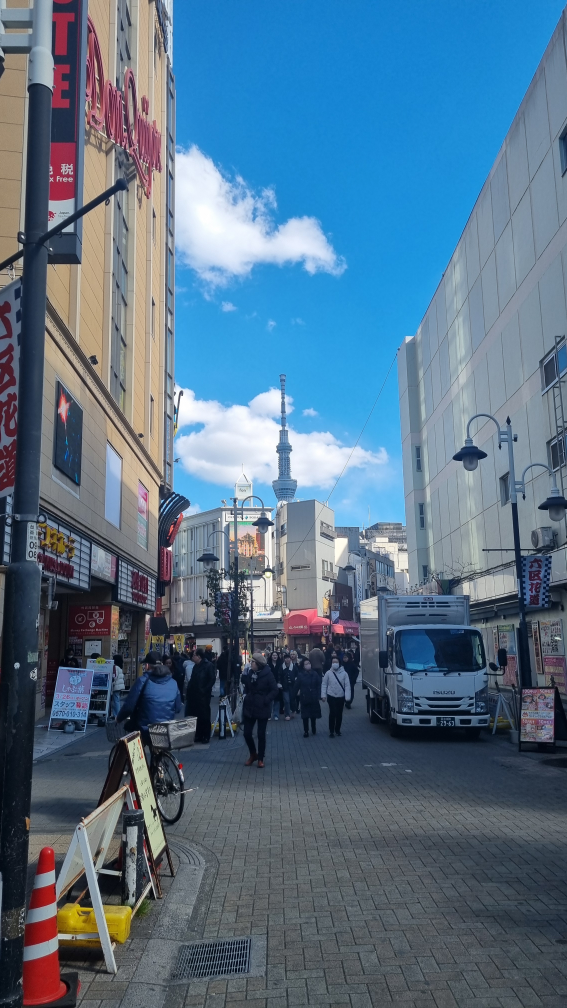
#> input picture 06.28/test_images/차1.jpg, 2268 x 4032 px, given in place of output.mp4, which was not available (shown at 1/4 size)
$ python tracker.py
#> lines starting #> are read from the running program, lines starting #| are printed output that depends on the picture; after the words box and inside, x2 and y2 are one past the last pixel; in counts of white or black regions, pixels touching at a corner belong together; pictures that were not available may be replaced by others from this repository, and a replacement may not be noted
# -*- coding: utf-8 -*-
"""Untitled4.ipynb

Automatically generated by Colab.

Original file is located at
    https://colab.research.google.com/drive/1xJC4o38lX2wINiktlTAQrak8h27PrMNR
"""

# -*- coding: utf-8 -*-
import os
import sys
import math
import subprocess
from collections import OrderedDict

# ───── 라이브러리 자동 설치 ─────
def install(package):
    subprocess.check_call([sys.executable, "-m", "pip", "install", package])

try:
    import cv2
except ImportError:
    install("opencv-python")
    import cv2

try:
    import numpy as np
except ImportError:
    install("numpy")
    import numpy as np

# ───── gdown을 이용한 Google Drive 다운로드 ─────
def download_with_gdown(file_id, output_name):
#> called with file_id = '11tWiihrFVCWOKkqg4_FqnicZZA_GRHkc', output_name = 'output.mp4'
    try:
        import gdown
    except ImportError:
        install("gdown")
        import gdown
    url = f"https://drive.google.com/uc?id={file_id}"
    print(f"[INFO] gdown으로 Google Drive에서 '{output_name}' 다운로드 중...")
    gdown.download(url, output_name, quiet=False)
#> (this line was passed over: gdown is not available in this run)
    print(f"[INFO] 다운로드 완료: {output_name}")

# ───── 기본 설정값 ─────
METER_PER_PIXEL = 0.05
FPS = 30
VIDEO_FILE = "output.mp4"
DRIVE_FILE_ID = "11tWiihrFVCWOKkqg4_FqnicZZA_GRHkc"

# ───── 차량 정보 클래스 ─────
class VehicleInfo:
    def __init__(self, object_id):
        self.id = object_id
        self.positions = []
        self.speeds = []
        self.directions = []

    # [13 lines left out: function update, not called in this run]

# ───── 센트로이드 기반 트래커 ─────
class CentroidTracker:
    def __init__(self, max_disappeared=10):
#> in main, frame is the input picture: shape (4032, 2268, 3); mean B, G, R 136, 113.3, 86.3
        self.next_id = 0
        self.objects = OrderedDict()
        self.disappeared = OrderedDict()
        self.vehicle_info = {}
        self.max_disappeared = max_disappeared

    def register(self, centroid):
        self.objects[self.next_id] = centroid
        self.disappeared[self.next_id] = 0
        self.vehicle_info[self.next_id] = VehicleInfo(self.next_id)
        self.next_id += 1

    # [4 lines left out: function deregister, not called in this run]

    def update(self, input_centroids, frame_time):
        if len(self.objects) == 0:
            for centroid in input_centroids:
                self.register(centroid)
        else:
            object_ids = list(self.objects.keys())
            object_centroids = list(self.objects.values())

            D = np.linalg.norm(np.array(object_centroids)[:, np.newaxis] - np.array(input_centroids), axis=2)
            rows = D.min(axis=1).argsort()
            cols = D.argmin(axis=1)[rows]

            used_rows, used_cols = set(), set()
            for (row, col) in zip(rows, cols):
                if row in used_rows or col in used_cols:
                    continue
                object_id = object_ids[row]
                self.objects[object_id] = input_centroids[col]
                self.vehicle_info[object_id].update(input_centroids[col], frame_time)
                self.disappeared[object_id] = 0
                used_rows.add(row)
                used_cols.add(col)

            unused_rows = set(range(0, D.shape[0])) - used_rows
            unused_cols = set(range(0, D.shape[1])) - used_cols

            for row in unused_rows:
                object_id = object_ids[row]
                self.disappeared[object_id] += 1
                if self.disappeared[object_id] > self.max_disappeared:
                    self.deregister(object_id)

            for col in unused_cols:
                self.register(input_centroids[col])

        return self.objects, self.vehicle_info

# ───── 차량 탐지 함수 (ROI 적용) ─────
def detect_vehicles(frame):
    height = frame.shape[0]
    roi_start = int(height * 0.25)
    roi = frame[roi_start:, :]
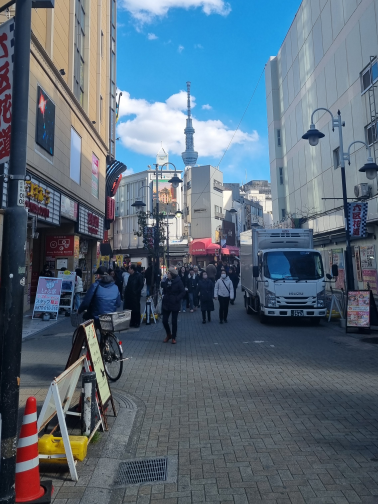
#> roi: shape (3024, 2268, 3) (shown at 1/6 size); mean B, G, R 121.2, 105.8, 88.8

    gray = cv2.cvtColor(roi, cv2.COLOR_BGR2GRAY)
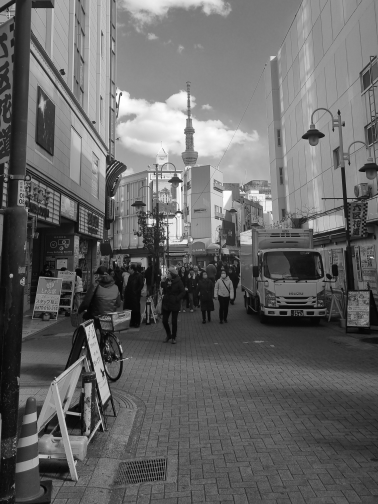
#> gray: shape (3024, 2268) (shown at 1/6 size); min 0, max 255, mean 102.5
    blurred = cv2.GaussianBlur(gray, (5, 5), 0)
    _, thresh = cv2.threshold(blurred, 150, 255, cv2.THRESH_BINARY)
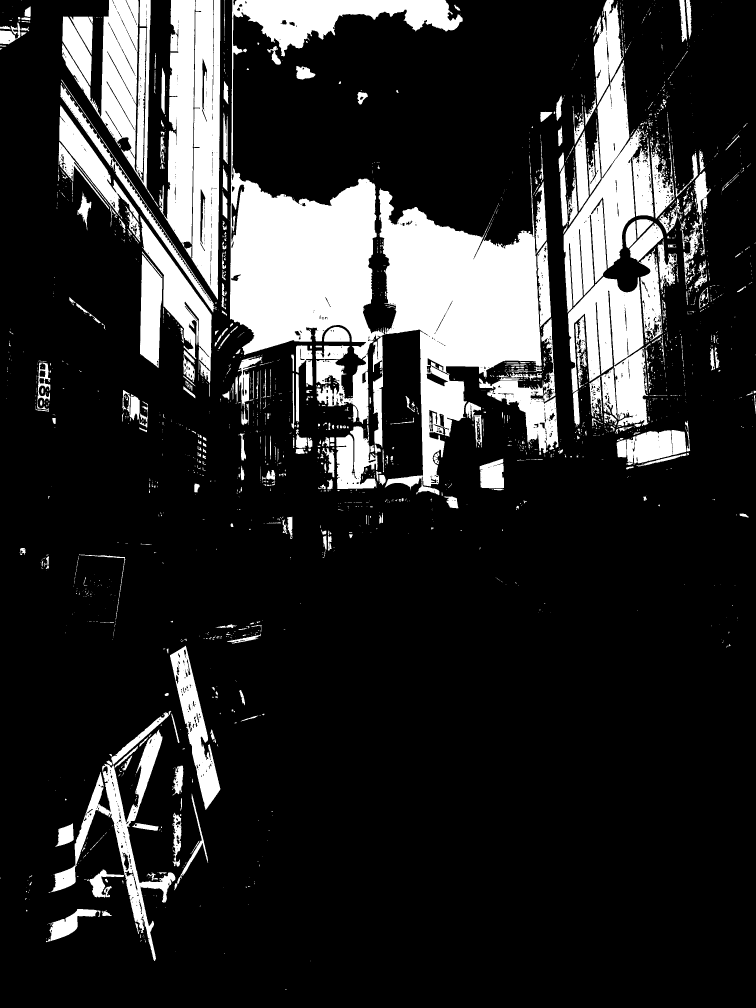
#> thresh: shape (3024, 2268) (shown at 1/3 size); 17.8% white; 2282 white regions (1740 under 20 px)
    contours, _ = cv2.findContours(thresh, cv2.RETR_EXTERNAL, cv2.CHAIN_APPROX_SIMPLE)
#> contours = 2258 contours, 1884 with area under 20; largest, box (x1, y1, x2, y2) and area: (690, 0, 1388, 1272) 254103, (1136, 525, 1625, 1486) 207592, (478, 0, 661, 899) 113381, (1691, 0, 1961, 937) 95989, (186, 0, 416, 472) 45572

    centroids = []
    for cnt in contours:
        area = cv2.contourArea(cnt)
        if 800 < area < 5000:
            M = cv2.moments(cnt)
            if M["m00"] != 0:
                cX = int(M["m10"] / M["m00"])
                cY = int(M["m01"] / M["m00"]) + roi_start  # ROI 보정
                centroids.append((cX, cY))
#> this loop made 2258 passes
#> (area, cX, cY) on passes 69, 101, 102, 106, 112, 133, 437, 627: (2964, 303, 3660), (2255, 196, 3513), (883.5, 438, 3488), (2357, 531, 3517), (1790, 583, 3548), (1644.5, 535, 3346), (867, 1357, 2514), (1107.5, 992, 2392)
#> after the loop, centroids = 44 pairs, first value 28 to 2103, second value 1056 to 3660
    return centroids

# ───── 메인 함수 ─────
def main():
    if not os.path.exists(VIDEO_FILE):
        download_with_gdown(DRIVE_FILE_ID, VIDEO_FILE)

    cap = cv2.VideoCapture(VIDEO_FILE)
    if not cap.isOpened():
        print("[ERROR] 영상 파일을 열 수 없습니다.")
        return

    tracker = CentroidTracker()
    frame_idx = 0

    fourcc = cv2.VideoWriter_fourcc(*"mp4v")
    width = int(cap.get(cv2.CAP_PROP_FRAME_WIDTH))
    height = int(cap.get(cv2.CAP_PROP_FRAME_HEIGHT))
    out = cv2.VideoWriter("result.mp4", fourcc, FPS, (width, height))

    while True:
        ret, frame = cap.read()
        if not ret:
            break

        frame_time = frame_idx / FPS
        centroids = detect_vehicles(frame)
        objects, vehicle_info = tracker.update(centroids, frame_time)
#> the loop in update, `for centroid in input_centroids:` made 44 passes
#> objects = 44 items; vehicle_info = 44 items

        for object_id, centroid in objects.items():
            x, y = centroid
            cv2.circle(frame, (x, y), 5, (0, 255, 0), -1)
            info = vehicle_info[object_id]
            speed = info.speeds[-1] if info.speeds else 0.0
            direction = info.directions[-1] if info.directions else 0.0
            label = f"ID:{object_id}  {speed:.1f}m/s  {direction:.0f}deg"
            cv2.putText(frame, label, (x - 30, y - 15), cv2.FONT_HERSHEY_SIMPLEX, 0.5, (0, 255, 255), 1)
#> this loop made 44 passes
#> (x, y, label) on passes 1 to 8: (303, 3660, 'ID:0  0.0m/s  0deg'), (196, 3513, 'ID:1  0.0m/s  0deg'), (438, 3488, 'ID:2  0.0m/s  0deg'), (531, 3517, 'ID:3  0.0m/s  0deg'), (583, 3548, 'ID:4  0.0m/s  0deg'), (535, 3346, 'ID:5  0.0m/s  0deg'), (1357, 2514, 'ID:6  0.0m/s  0deg'), (992, 2392, 'ID:7  0.0m/s  0deg')

        cv2.imshow("Vehicle Tracking", frame)
        out.write(frame)

        if cv2.waitKey(1) == 27:  # ESC 키 종료
#> (key Esc is pressed here)
            break

        frame_idx += 1

    cap.release()
    out.release()
    cv2.destroyAllWindows()

if __name__ == "__main__":
    main()

$ run again, on 06.28/test_images/차10.jpg
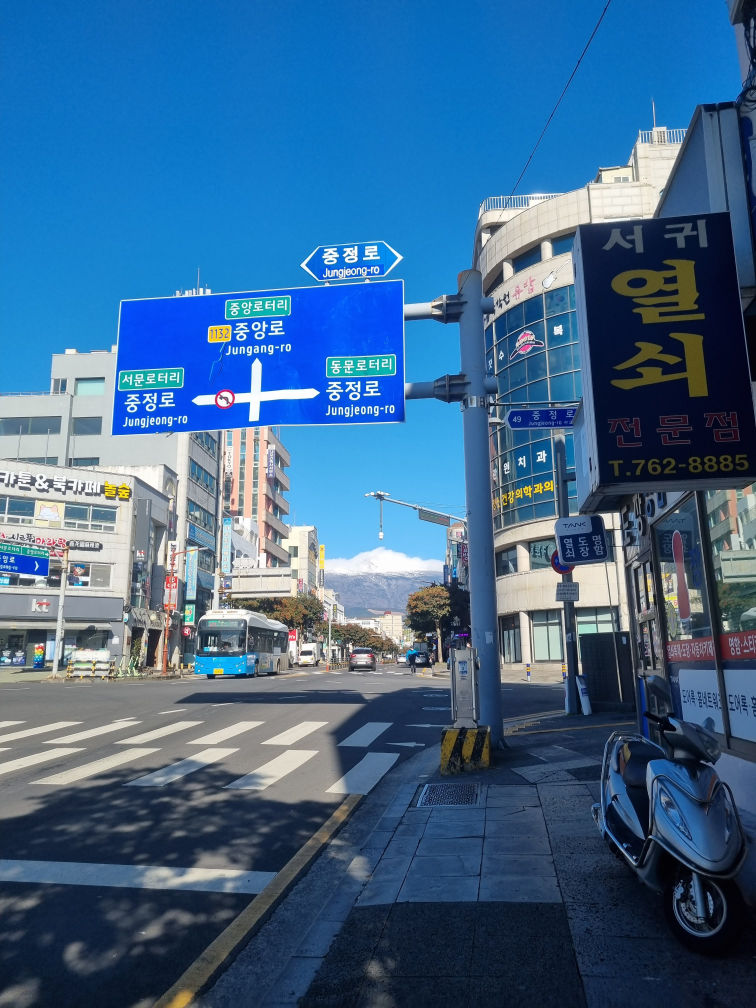
#> input picture 06.28/test_images/차10.jpg, 3024 x 4032 px, given in place of output.mp4, which was not available (shown at 1/4 size)
#> in main, frame is the input picture: shape (4032, 3024, 3); mean B, G, R 140.8, 103, 62.1
#> in detect_vehicles, `gray = cv2.cvtColor(roi, cv2.COLOR_BGR2GRAY)`:
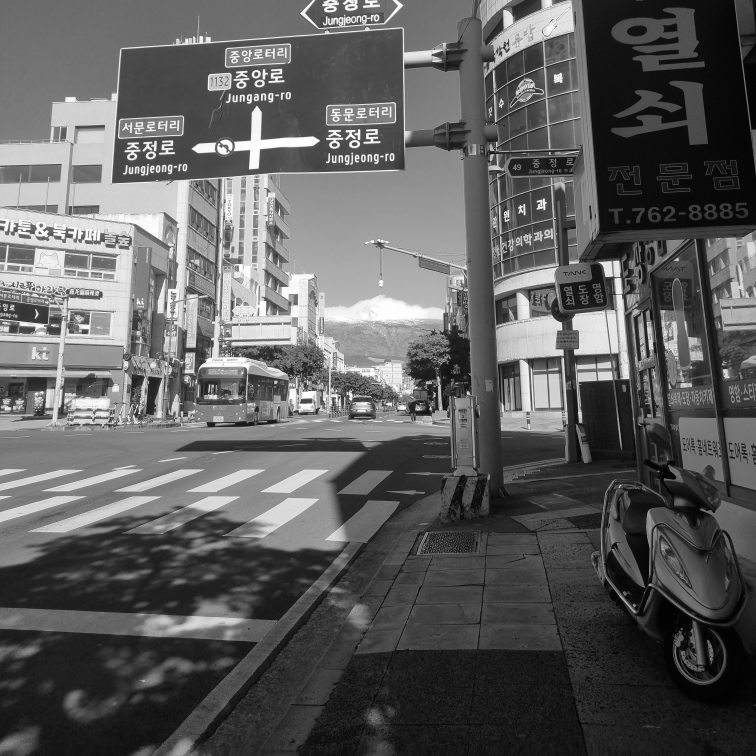
#> gray: shape (3024, 3024) (shown at 1/4 size); min 0, max 255, mean 93.9
#> in detect_vehicles, `_, thresh = cv2.threshold(blurred, 150, 255, cv2.THRESH_BINARY)`:
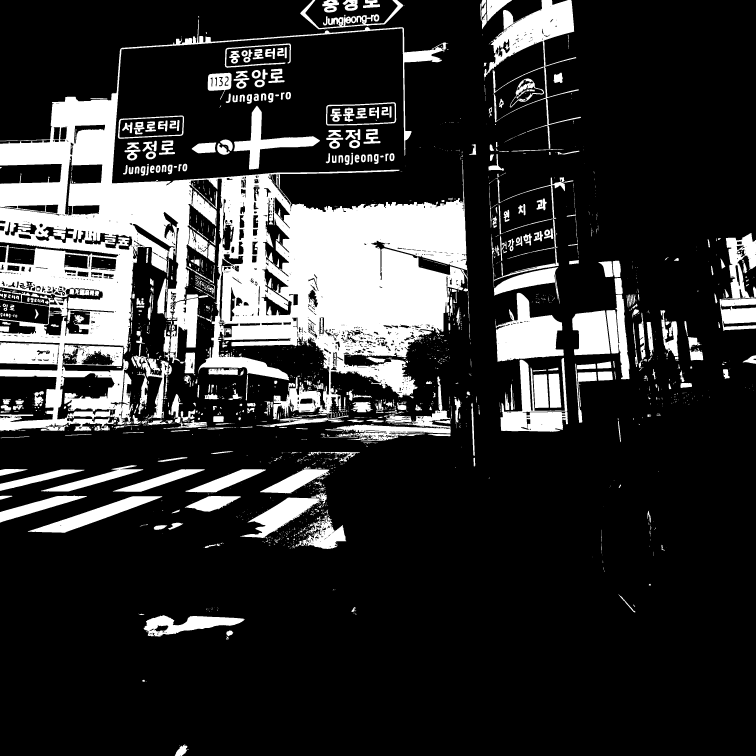
#> thresh: shape (3024, 3024) (shown at 1/4 size); 19.3% white; 2028 white regions (1327 under 20 px)
#> contours = 1880 contours, 1367 with area under 20; largest, box (x1, y1, x2, y2) and area: (0, 77, 1870, 1724) 1245474, (1936, 0, 2324, 595) 48586, (1982, 1171, 2255, 1448) 43128, (2878, 932, 3024, 1324) 30876, (2002, 1432, 2272, 1727) 29128
#> the loop in detect_vehicles, `for cnt in contours:` made 1880 passes
#> (area, cX, cY) on passes 2, 375, 482, 613, 619, 624, 695, 760: (1249.5, 725, 4011), (1504, 38, 2893), (1303.5, 1355, 2824), (877.5, 873, 2683), (3470.5, 1207, 2693), (2159, 1597, 2684), (1048, 751, 2670), (1030, 1891, 2726)
#> after the loop in detect_vehicles, `for cnt in contours:`: centroids = 62 pairs, first value 38 to 3004, second value 1024 to 4011
#> the loop in update, `for centroid in input_centroids:` made 62 passes
#> objects = 62 items
#> the loop in main, `for object_id, centroid in objects.items():` made 62 passes
#> (x, y, label) on passes 1 to 8: (725, 4011, 'ID:0  0.0m/s  0deg'), (38, 2893, 'ID:1  0.0m/s  0deg'), (1355, 2824, 'ID:2  0.0m/s  0deg'), (873, 2683, 'ID:3  0.0m/s  0deg'), (1207, 2693, 'ID:4  0.0m/s  0deg'), (1597, 2684, 'ID:5  0.0m/s  0deg'), (751, 2670, 'ID:6  0.0m/s  0deg'), (1891, 2726, 'ID:7  0.0m/s  0deg')

$ run again, on 06.28/test_images/차2.jpg
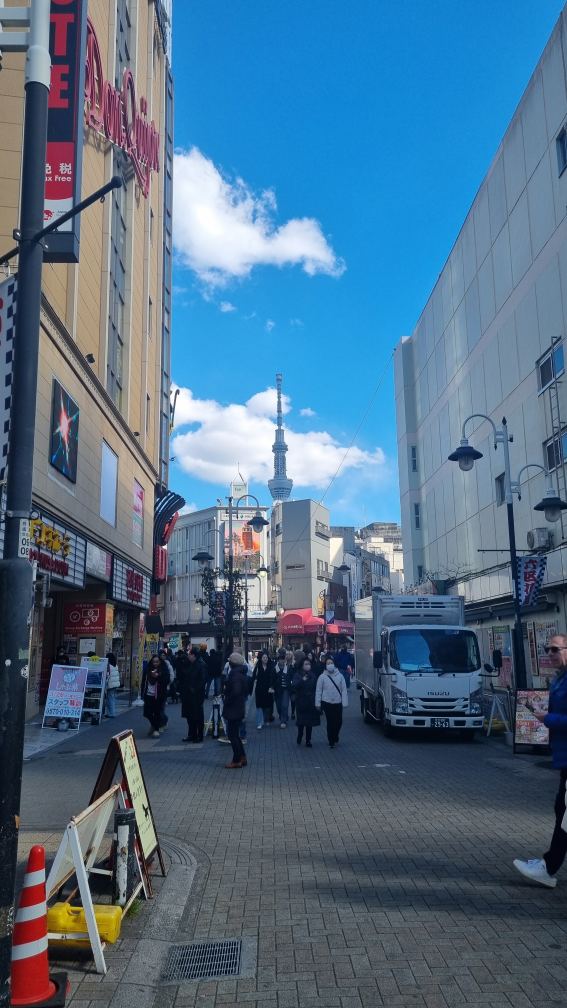
#> input picture 06.28/test_images/차2.jpg, 2268 x 4032 px, given in place of output.mp4, which was not available (shown at 1/4 size)
#> in main, frame is the input picture: shape (4032, 2268, 3); mean B, G, R 135.6, 110.2, 79.9
#> in detect_vehicles, `gray = cv2.cvtColor(roi, cv2.COLOR_BGR2GRAY)`:
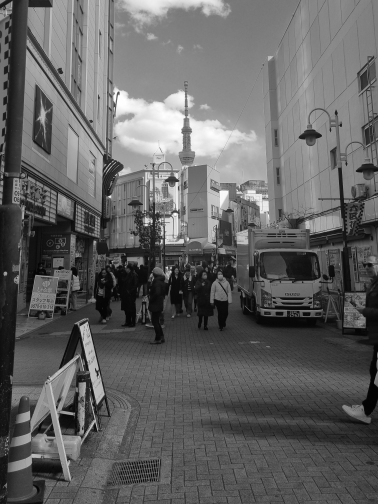
#> gray: shape (3024, 2268) (shown at 1/6 size); min 0, max 255, mean 98.5
#> in detect_vehicles, `_, thresh = cv2.threshold(blurred, 150, 255, cv2.THRESH_BINARY)`:
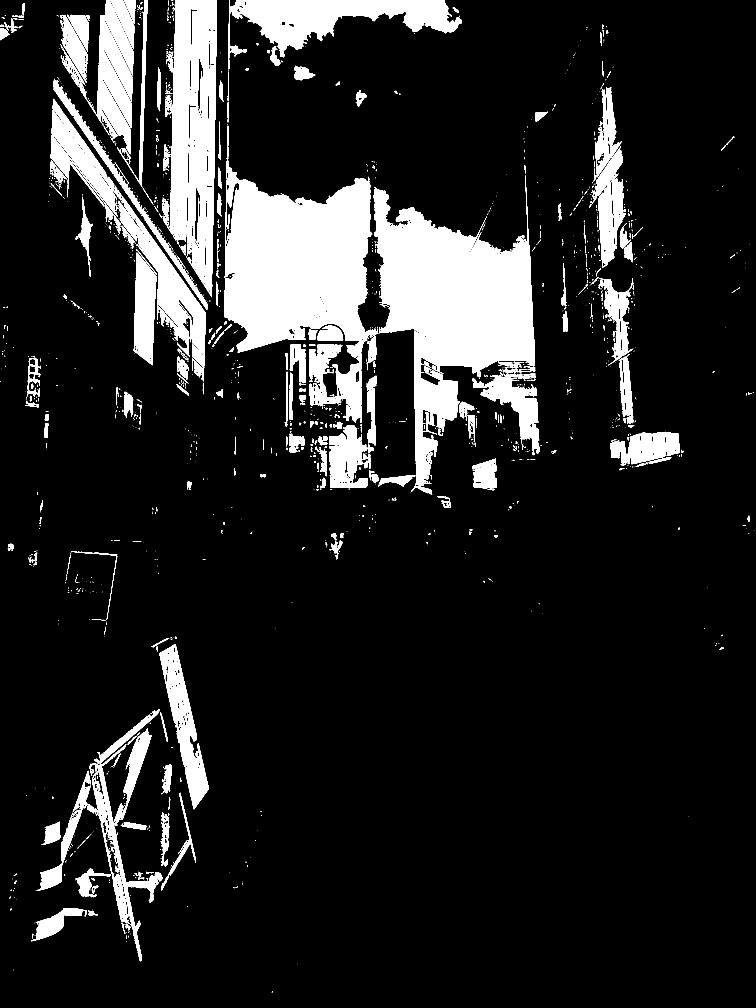
#> thresh: shape (3024, 2268) (shown at 1/3 size); 13.5% white; 1623 white regions (1233 under 20 px)
#> contours = 1599 contours, 1317 with area under 20; largest, box (x1, y1, x2, y2) and area: (673, 377, 1135, 1269) 200518, (1121, 526, 1605, 1457) 196100, (685, 0, 1386, 208) 54326, (558, 0, 651, 892) 51980, (112, 2128, 487, 2884) 39410
#> the loop in detect_vehicles, `for cnt in contours:` made 1599 passes
#> (area, cX, cY) on passes 61, 95, 96, 102, 112, 131, 323, 343: (2622.5, 261, 3655), (863.5, 403, 3485), (2170.5, 157, 3508), (1985, 495, 3518), (1813.5, 547, 3544), (1346, 502, 3343), (1650, 1190, 2448), (3982, 1456, 2440)
#> after the loop in detect_vehicles, `for cnt in contours:`: centroids = 42 pairs, first value 99 to 2016, second value 1031 to 3655
#> the loop in update, `for centroid in input_centroids:` made 42 passes
#> objects = 42 items
#> the loop in main, `for object_id, centroid in objects.items():` made 42 passes
#> (x, y, label) on passes 1 to 8: (261, 3655, 'ID:0  0.0m/s  0deg'), (403, 3485, 'ID:1  0.0m/s  0deg'), (157, 3508, 'ID:2  0.0m/s  0deg'), (495, 3518, 'ID:3  0.0m/s  0deg'), (547, 3544, 'ID:4  0.0m/s  0deg'), (502, 3343, 'ID:5  0.0m/s  0deg'), (1190, 2448, 'ID:6  0.0m/s  0deg'), (1456, 2440, 'ID:7  0.0m/s  0deg')
